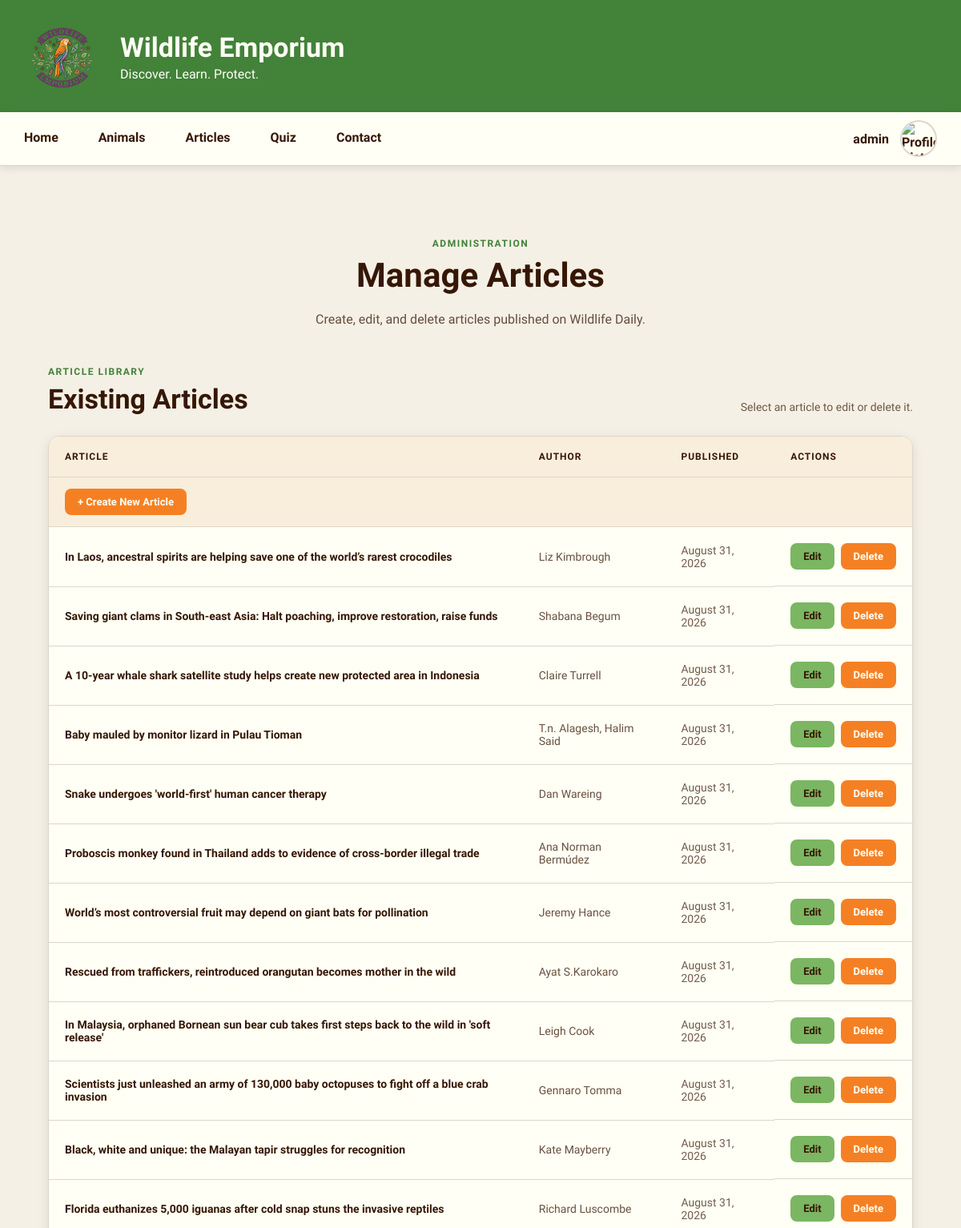
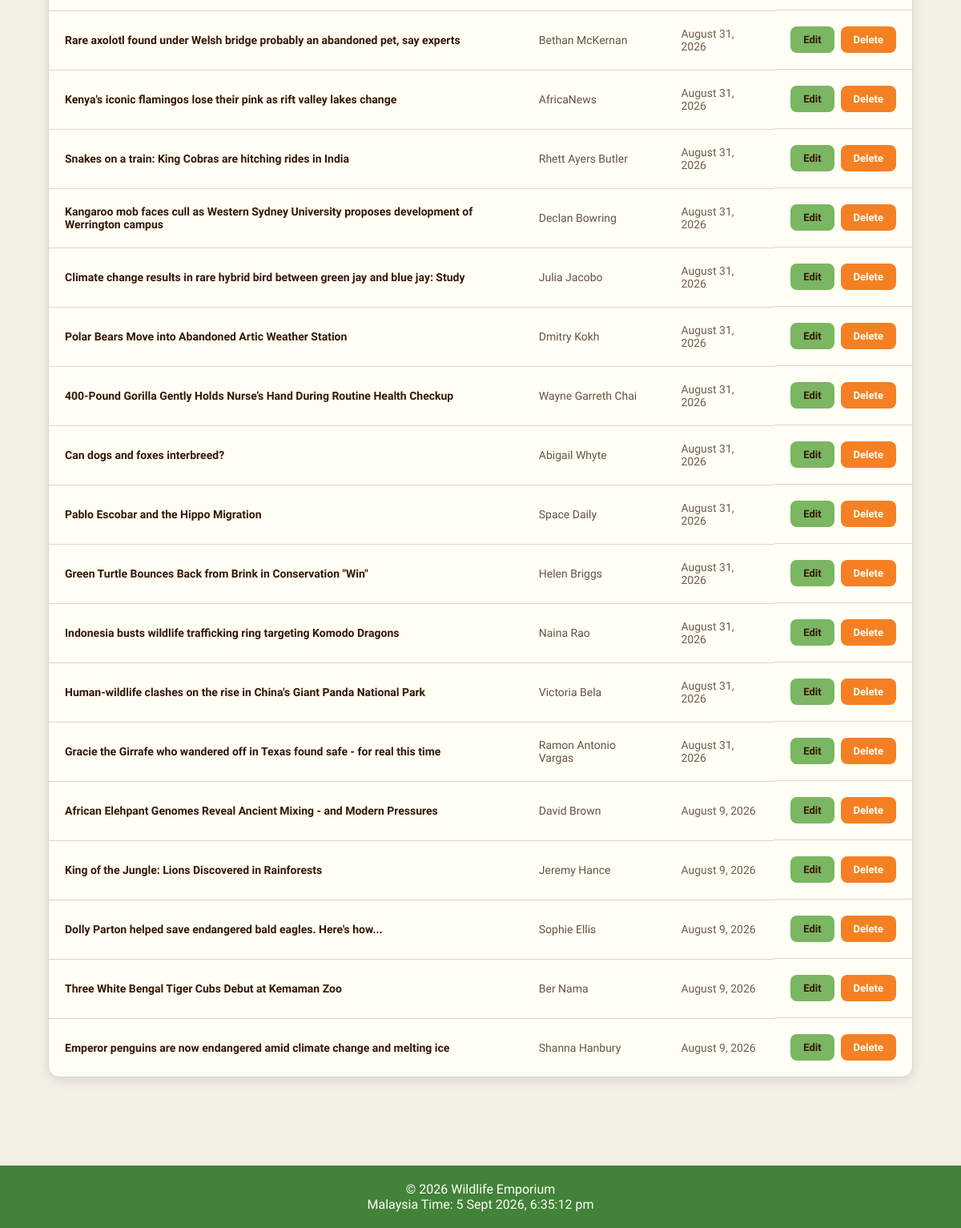
Page /articles/manageArticles.php (signed in) on the committed database (2 pictures, top to bottom).
### tables this page shows
CREATE TABLE IF NOT EXISTS `articles` (
  `article_id` int NOT NULL AUTO_INCREMENT,
  `title` varchar(255) NOT NULL,
  `subheading` varchar(255) NOT NULL,
  `author` varchar(100) NOT NULL,
  `keywords` varchar(255) NOT NULL,
  `summary` text NOT NULL,
  `content` longtext NOT NULL,
  `image_name` varchar(255) NOT NULL,
  `image_caption` varchar(255) NOT NULL,
  `image_name2` varchar(255) DEFAULT NULL,
  `image_caption2` varchar(255) DEFAULT NULL,
  `creation_at` timestamp NOT NULL DEFAULT CURRENT_TIMESTAMP,
  PRIMARY KEY (`article_id`)
);

### articles/manageArticles.php (the view, shortened to what this page needs)
<?php
require_once("../includes/database.php");
$articlesQuery = "
    SELECT
        article_id,
        title,
        author,
        creation_at
    FROM articles
    ORDER BY creation_at DESC
";
$statement = mysqli_prepare(
    $connection,
    $articlesQuery
);
$articles = [];
if ($statement)
{
    mysqli_stmt_execute($statement);
    mysqli_stmt_bind_result(
        $statement,
        $articleID,
        $title,
        $author,
        $creationAt
    );
    while (mysqli_stmt_fetch($statement))
    {
        $articles[] = [
            "article_id" => $articleID,
            "title" => $title,
            "author" => $author,
            "creation_at" => $creationAt
        ];
    }
}
?>
<!DOCTYPE html>
<html lang="en">
<head>
    <link
        rel="stylesheet"
        href="../css/style.css"
    >
    <link
        rel="stylesheet"
        href="../css/manageArticles.css"
    >
</head>
<body>
<?php include("../includes/header.php"); ?>
<?php include("../includes/navigation.php"); ?>
<main>
    <div class="manage-articles-page">
        <section class="manage-articles-header">
            <p class="manage-articles-label">
                ADMINISTRATION
            </p>
            <h1>
                Manage Articles
            </h1>
            <p>
                Create, edit, and delete articles published on
                Wildlife Daily.
            </p>
        </section>
        <section
            class="existing-articles"
            id="existing-articles"
        >
            <div class="existing-articles-header">
                <div>
                    <p class="management-section-label">
                        ARTICLE LIBRARY
                    </p>
                    <h2>
                        Existing Articles
                    </h2>
                </div>
                <p>
                    Select an article to edit or delete it.
                </p>
            </div>
            <div class="articles-table-container">
                <table class="articles-table">
                    <thead>
                        <tr>
                            <th>
                                Article
                            </th>
                            <th>
                                Author
                            </th>
                            <th>
                                Published
                            </th>
                            <th>
                                Actions
                            </th>
                        </tr>
                    </thead>
                    <tbody>
                        <tr class="create-article-row">
                            <td colspan="4">
                                <a
                                    href="createArticle.php"
                                    class="create-article-button"
                                >
                                    + Create New Article
                                </a>
                            </td>
                        </tr>
                        <?php if (!empty($articles)): ?>
                            <?php foreach ($articles as $article): ?>
                                <tr>
                                    <td class="article-title">
                                        <?php echo htmlspecialchars(
                                            $article["title"],
                                            ENT_QUOTES,
                                            "UTF-8"
                                        ); ?>
                                    </td>
                                    <td class="article-author">
                                        <?php echo htmlspecialchars(
                                            $article["author"],
                                            ENT_QUOTES,
                                            "UTF-8"
                                        ); ?>
                                    </td>
                                    <td class="article-date">
                                        <?php echo date(
                                            "F j, Y",
                                            strtotime($article["creation_at"])
                                        ); ?>
                                    </td>
                                    <td class="article-actions">
                                        <a
                                            href="editArticle.php?id=<?php echo (int)$article["article_id"]; ?>"
                                            class="article-action-edit"
                                        >
                                            Edit
                                        </a>
                                        <form
                                            method="POST"
                                            action="manageArticles.php"
                                            onsubmit="return confirm('Are you sure you want to delete this article?');"
                                        >
                                            <button
                                                type="submit"
                                                name="deleteArticle"
                                                class="article-action-delete"
                                            >
                                                Delete
                                            </button>
                                        </form>
                                    </td>
                                </tr>
                            <?php endforeach; ?>
                        <?php endif; ?>
                    </tbody>
                </table>
            </div>
        </section>
    </div>
</main>
<?php include("../includes/footer.php"); ?>
</body>
</html>

### css/style.css (style rules this page uses)
* { margin: 0; padding: 0; box-sizing: border-box; }
:root { --background: rgb(245, 240, 230); --text: rgb(54, 23, 5); --dark-green: rgb(66, 130, 57); --light-green: rgb(123, 182, 98); --gold: rgb(251, 177, 73); --orange: rgb(245, 128, 36); --dark-purple: rgb(115, 51, 129); --light-purple: rgb(153, 79, 178); --card: rgb(255, 255, 245); --card-background: rgb(248, 238, 219); --border: rgb(220, 215, 205); --shadow: rgba(0, 0, 0, 0.10); }
body { font-family: "Work Sans", sans-serif; background-color: var(--background); color: var(--text); overflow-x: hidden; }
main { min-height: 600px; padding: 30px; width: 100%; }

### css/manageArticles.css (style rules this page uses)
.manage-articles-page { width: 100%; max-width: 1200px; margin: 0 auto; padding: 60px 30px 80px; box-sizing: border-box; }
.manage-articles-header { max-width: 800px; margin: 0 auto 45px; text-align: center; }
.manage-articles-label { margin-bottom: 10px; color: var(--dark-green); font-size: 12px; font-weight: 700; letter-spacing: 1.5px; }
.manage-articles-header h1 { margin-bottom: 18px; color: var(--text); font-size: 42px; line-height: 1.1; }
.manage-articles-header p:last-child { color: var(--text); font-size: 16px; line-height: 1.7; opacity: 0.75; }
.existing-articles { width: 100%; }
.existing-articles-header { display: flex; justify-content: space-between; align-items: flex-end; gap: 30px; margin-bottom: 25px; }
.management-section-label { margin-bottom: 7px; color: var(--dark-green); font-size: 12px; font-weight: 700; letter-spacing: 1.5px; }
.existing-articles-header h2 { color: var(--text); font-size: 34px; line-height: 1.2; }
.existing-articles-header > p { margin: 0; color: var(--text); font-size: 14px; line-height: 1.5; opacity: 0.7; }
.articles-table-container { width: 100%; overflow-x: auto; background: var(--card); border: 1px solid var(--border); border-radius: 14px; box-shadow: 0 4px 14px var(--shadow); -webkit-overflow-scrolling: touch; }
.articles-table { width: 100%; min-width: 700px; border-collapse: collapse; text-align: left; }
.articles-table th { padding: 18px 20px; background: var(--card-background); color: var(--text); border-bottom: 1px solid var(--border); font-size: 12px; font-weight: 700; letter-spacing: 1px; text-transform: uppercase; white-space: nowrap; }
.articles-table td { padding: 20px; color: var(--text); border-bottom: 1px solid var(--border); font-size: 14px; vertical-align: middle; }
.articles-table tbody tr:last-child td { border-bottom: none; }
.articles-table tbody tr:not(.create-article-row) { transition: background 0.2s ease; }
.create-article-row td { padding: 14px 20px; background: var(--card-background); border-bottom: 1px solid var(--border); }
.create-article-button { display: inline-block; padding: 9px 16px; background: var(--orange); color: var(--card); border-radius: 8px; text-decoration: none; font-size: 13px; font-weight: 600; transition: background 0.2s ease, color 0.2s ease, transform 0.2s ease; }
.article-title { font-weight: 600; }
.article-author { opacity: 0.75; }
.article-date { opacity: 0.7; }
.article-actions { display: flex; align-items: center; gap: 8px; white-space: nowrap; }
.article-actions form { margin: 0; }
.article-action-edit, .article-action-delete { display: inline-block; padding: 9px 16px; border-radius: 8px; font-family: inherit; font-size: 13px; font-weight: 600; text-decoration: none; transition: background 0.2s ease, color 0.2s ease, transform 0.2s ease; }
.article-action-edit { background: var(--light-green); color: var(--text); }
.article-action-delete { border: none; background: var(--orange); color: var(--card); cursor: pointer; }

### rows in the picture
articles: title "In Laos, ancestral spirits are helping save one of the world’s rarest crocodiles", author "Liz Kimbrough", creation_at "August 31, 2026"
articles: title "Saving giant clams in South-east Asia: Halt poaching, improve restoration, raise funds", author "Shabana Begum", creation_at "August 31, 2026"
articles: title "A 10-year whale shark satellite study helps create new protected area in Indonesia", author "Claire Turrell", creation_at "August 31, 2026"
articles: title "Baby mauled by monitor lizard in Pulau Tioman", author "T.n. Alagesh, Halim Said", creation_at "August 31, 2026"
articles: title "Snake undergoes 'world-first' human cancer therapy", author "Dan Wareing", creation_at "August 31, 2026"
articles: title "Proboscis monkey found in Thailand adds to evidence of cross-border illegal trade", author "Ana Norman Bermúdez", creation_at "August 31, 2026"
articles: title "World’s most controversial fruit may depend on giant bats for pollination", author "Jeremy Hance", creation_at "August 31, 2026"
articles: title "Rescued from traffickers, reintroduced orangutan becomes mother in the wild", author "Ayat S.Karokaro", creation_at "August 31, 2026"
articles: title "In Malaysia, orphaned Bornean sun bear cub takes first steps back to the wild in 'soft release'", author "Leigh Cook", creation_at "August 31, 2026"
articles: title "Scientists just unleashed an army of 130,000 baby octopuses to fight off a blue crab invasion", author "Gennaro Tomma", creation_at "August 31, 2026"
articles: title "Black, white and unique: the Malayan tapir struggles for recognition", author "Kate Mayberry", creation_at "August 31, 2026"
articles: title "Florida euthanizes 5,000 iguanas after cold snap stuns the invasive reptiles", author "Richard Luscombe", creation_at "August 31, 2026"
articles: title "Rare axolotl found under Welsh bridge probably an abandoned pet, say experts", author "Bethan McKernan", creation_at "August 31, 2026"
articles: title "Kenya's iconic flamingos lose their pink as rift valley lakes change", author "AfricaNews", creation_at "August 31, 2026"
articles: title "Snakes on a train: King Cobras are hitching rides in India", author "Rhett Ayers Butler", creation_at "August 31, 2026"
articles: title "Kangaroo mob faces cull as Western Sydney University proposes development of Werrington campus", author "Declan Bowring", creation_at "August 31, 2026"
articles: title "Climate change results in rare hybrid bird between green jay and blue jay: Study", author "Julia Jacobo", creation_at "August 31, 2026"
articles: title "Polar Bears Move into Abandoned Artic Weather Station", author "Dmitry Kokh", creation_at "August 31, 2026"
articles: title "400-Pound Gorilla Gently Holds Nurse’s Hand During Routine Health Checkup", author "Wayne Garreth Chai", creation_at "August 31, 2026"
articles: title "Can dogs and foxes interbreed?", author "Abigail Whyte", creation_at "August 31, 2026"
articles: title "Pablo Escobar and the Hippo Migration", author "Space Daily", creation_at "August 31, 2026"
articles: title "Green Turtle Bounces Back from Brink in Conservation \"Win\"", author "Helen Briggs", creation_at "August 31, 2026"
articles: title "Indonesia busts wildlife trafficking ring targeting Komodo Dragons", author "Naina Rao", creation_at "August 31, 2026"
articles: title "Human-wildlife clashes on the rise in China's Giant Panda National Park", author "Victoria Bela", creation_at "August 31, 2026"
articles: title "Gracie the Girrafe who wandered off in Texas found safe - for real this time", author "Ramon Antonio Vargas", creation_at "August 31, 2026"
articles: title "African Elehpant Genomes Reveal Ancient Mixing - and Modern Pressures", author "David Brown", creation_at "August 9, 2026"
articles: title "King of the Jungle: Lions Discovered in Rainforests", author "Jeremy Hance", creation_at "August 9, 2026"
articles: title "Dolly Parton helped save endangered bald eagles. Here's how...", author "Sophie Ellis", creation_at "August 9, 2026"
articles: title "Three White Bengal Tiger Cubs Debut at Kemaman Zoo", author "Ber Nama", creation_at "August 9, 2026"
articles: title "Emperor penguins are now endangered amid climate change and melting ice", author "Shanna Hanbury", creation_at "August 9, 2026"

### other values in the picture
$_SESSION["username"] "admin"
